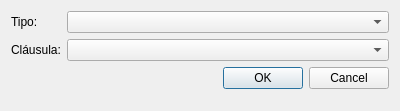
<?xml version="1.0" encoding="UTF-8"?>
<ui version="4.0">
 <class>AddLinkDialog</class>
 <widget class="QDialog" name="AddLinkDialog">
  <property name="geometry">
   <rect>
    <x>0</x>
    <y>0</y>
    <width>400</width>
    <height>111</height>
   </rect>
  </property>
  <property name="windowTitle">
   <string>Dialog</string>
  </property>
  <layout class="QFormLayout" name="formLayout">
   <item row="0" column="0">
    <widget class="QLabel" name="typeLabel">
     <property name="text">
      <string>Tipo:</string>
     </property>
    </widget>
   </item>
   <item row="0" column="1">
    <widget class="QComboBox" name="typeComboBox"/>
   </item>
   <item row="1" column="0">
    <widget class="QLabel" name="clauseLabel">
     <property name="text">
      <string>Cláusula:</string>
     </property>
    </widget>
   </item>
   <item row="1" column="1">
    <widget class="QComboBox" name="clauseComboBox"/>
   </item>
   <item row="2" column="0" colspan="2">
    <widget class="QDialogButtonBox" name="buttonBox">
     <property name="orientation">
      <enum>Qt::Horizontal</enum>
     </property>
     <property name="standardButtons">
      <set>QDialogButtonBox::Cancel|QDialogButtonBox::Ok</set>
     </property>
    </widget>
   </item>
  </layout>
 </widget>
 <resources/>
 <connections>
  <connection>
   <sender>buttonBox</sender>
   <signal>accepted()</signal>
   <receiver>AddLinkDialog</receiver>
   <slot>accept()</slot>
   <hints>
    <hint type="sourcelabel">
     <x>248</x>
     <y>254</y>
    </hint>
    <hint type="destinationlabel">
     <x>157</x>
     <y>274</y>
    </hint>
   </hints>
  </connection>
  <connection>
   <sender>buttonBox</sender>
   <signal>rejected()</signal>
   <receiver>AddLinkDialog</receiver>
   <slot>reject()</slot>
   <hints>
    <hint type="sourcelabel">
     <x>316</x>
     <y>260</y>
    </hint>
    <hint type="destinationlabel">
     <x>286</x>
     <y>274</y>
    </hint>
   </hints>
  </connection>
 </connections>
</ui>
